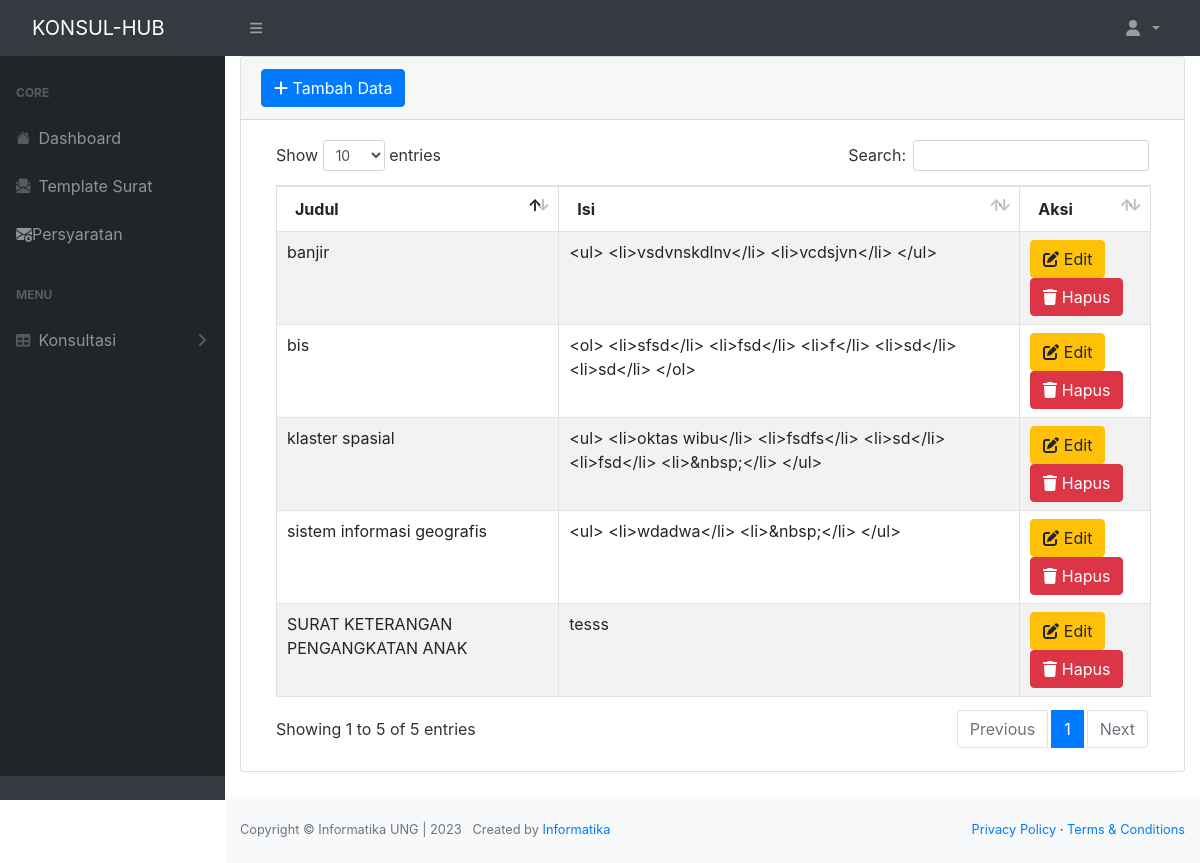
The app's page /pengaduan/index.php/admin/crd_persyaratan with its own data.
### tables this page shows
CREATE TABLE `tb_persyaratan` (
  `id` int NOT NULL,
  `judul` varchar(100) NOT NULL,
  `isi` varchar(250) NOT NULL,
  `id_sub` int NOT NULL
);

### pengaduan/application/views/template/content.php (called while the page is built)
<?php
    if($content){
        $this->load->view($content);
    }

### pengaduan/application/views/template/view.php (called while the page is built)
<?php
    require_once "head.php";
    require_once "nav.php";
    require_once "content.php";
    require_once "footer.php";

### pengaduan/application/controllers/admin/Crd_Persyaratan.php (called while the page is built, shortened)
<?php
class Crd_Persyaratan extends CI_Controller {
    public function index()
    {
        $persyaratan = $this->M_all->tampilSemua('tb_persyaratan')->result_array();
        $data = [
            "persyaratan"  => $persyaratan,
            "title"             => 'Data Persyaratan',
            "breadcumb"         => 'Persyaratan',
            "content"           => 'crd_persyaratan/crd_persyaratan'
        ];
        $this->load->view('template/view', $data, FALSE);
    }
}

### pengaduan/index.php (called while the page is built, shortened)
<?php
require_once BASEPATH.'core/CodeIgniter.php';

### pengaduan/application/models/M_all.php (called while the page is built, shortened)
<?php
class M_all extends CI_Model {
    public function tampilSemua($tabel)
    {
        return $this->db->get($tabel);
    }
}

### pengaduan/application/views/crd_persyaratan/crd_persyaratan.php (the view, shortened to what this page needs)
<div class="card mb-4">
	<div class="card-header">
        <a href="<?= base_url('admin/crd_persyaratan/tambah_persyaratan') ?>" class="btn btn-primary"><i class="fa fa-plus"></i> Tambah Data</a>
    </div>
	<div class="card-body">
		<div class="table-responsive ">
			<table id="example" class="table table-striped table-bordered" style="width:100%">
				<thead>
					<tr>
						<th>Judul</th>
						<th>Isi</th>
						<th>Aksi</th>
					</tr>
				</thead>
				<tbody>
                    <?php foreach($persyaratan as $pp) { ?>
                    <tr>
                        <td><?= $pp['judul'] ?></td>
                        <td><?= $pp['isi']?></td>
                        <td>
                            <a href="<?= base_url('admin/pengguna/petugas/edit/')?><?= $pp['id'] ?>" class="btn btn-warning"><i class="fas fa-edit"></i> Edit </a>
                            <a href="<?= base_url('admin/pengguna/petugas/hapus/')?><?= $pp['id'] ?>" class="btn btn-danger"><i class="fas fa-trash"></i> Hapus </a>
                        </td>
                    </tr>
                    <?php } ?>
                </tbody>
			</table>
		</div>
	</div>
</div>

### records on screen
tb_persyaratan: judul "SURAT KETERANGAN PENGANGKATAN ANAK", isi "tesss"
tb_persyaratan: judul "sistem informasi geografis", isi "<ul> <li>wdadwa</li> <li>&nbsp;</li> </ul>"
tb_persyaratan: judul "banjir", isi "<ul> <li>vsdvnskdlnv</li> <li>vcdsjvn</li> </ul>"
tb_persyaratan: judul "klaster spasial", isi "<ul> <li>oktas wibu</li> <li>fsdfs</li> <li>sd</li> <li>fsd</li> <li>&nbsp;</li> </ul>"
tb_persyaratan: judul "bis", isi "<ol> <li>sfsd</li> <li>fsd</li> <li>f</li> <li>sd</li> <li>sd</li> </ol>"
